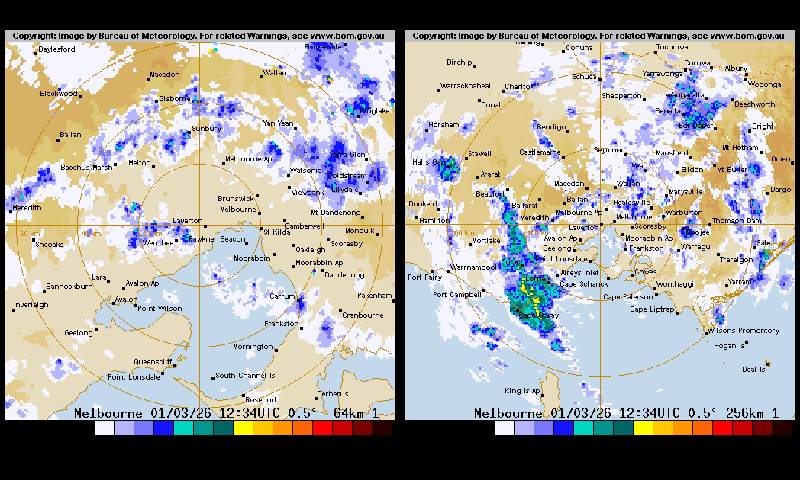
#> input picture bom_radar.gif, 800 x 480 px
$ python filter_radar_image.py   (older library calls are emulated)
#> lines starting #> are read from the running program, lines starting #| are printed output that depends on the picture
#!/usr/bin/env python
import sys
from PIL import Image, ImageDraw, ImageFont
from datetime import datetime
import pytz

def print_palette_section(title, indices, palette):
    """Prints a formatted section for a list of palette indices."""
    print("\n" + "="*60)
    print(title)
    print("="*60)
    if not indices:
        print("  (No indices found for this group)")
    else:
        for index in indices:
            if (index * 3) < len(palette):
                r, g, b = palette[index*3 : index*3+3]
                color_swatch = f"\x1b[48;2;{r};{g};{b}m  \x1b[0m"
                print(f"  Index {index:3}: ({r:3}, {g:3}, {b:3}) {color_swatch}")
    print("="*60 + "\n")

def get_manual_key_indices(image, coordinates):
    """
    Gets palette indices from a list of manually specified coordinates.
    """
    print("Sampling colors from manually specified coordinates...")
    key_indices = []
    y = coordinates['y']
    for x in coordinates['x']:
        if 0 <= x < image.width and 0 <= y < image.height:
            index = image.getpixel((x, y))
            if index not in key_indices:
                key_indices.append(index)

    print(f"--> Detected radar key colors at indices: {key_indices}")
    return key_indices

def filter_image(input_path="bom_radar.gif", output_path="bom_radar_filtered.gif", timestamp_path="timestamp.txt"):
#> called with input_path = 'bom_radar.gif', output_path = 'bom_radar_filtered.gif', timestamp_path = 'timestamp.txt'
    try:
        image = Image.open(input_path)
#> image is the input picture: PIL image 800x480 P; mean R, G, B 163.8, 161.7, 157.4
    except FileNotFoundError:
        print(f"Error: Input file not found at '{input_path}'")
        sys.exit(1)

    if image.mode != 'P':
        print("Error: Image is not a paletted image (mode 'P').")
        sys.exit(1)

    original_palette = image.getpalette()
#> original_palette = 768 values, max 255 at index 5, min 0 at index 0, mean 12.57
    if not original_palette:
        print("Error: Could not retrieve palette from image.")
        sys.exit(1)

    # --- Manually specified coordinates for the radar key ---
    manual_coords = {
        'y': 428,
        'x': [104, 125, 143, 163, 184, 203, 224, 243, 264, 283, 303, 322, 343, 362, 383]
    }
    key_indices = get_manual_key_indices(image, manual_coords)
#> the loop in get_manual_key_indices, `for x in coordinates['x']:` made 15 passes
#> index on passes 1 to 12: 1, 11, 7, 3, 4, 14, 6, 5, 15, 18, 2, 10
#> after the loop in get_manual_key_indices, `for x in coordinates['x']:`: key_indices = [1, 11, 7, 3, 4, 14, 6, 5, 15, 18, 2, 10, 16, 9, 21]
#| --> Detected radar key colors at indices: [1, 11, 7, 3, 4, 14, 6, 5, 15, 18, 2, 10, 16, 9, 21]

    # --- Print Detected Palettes ---
    print_palette_section("MANUALLY SPECIFIED RADAR KEY PALETTE (Left to Right)", key_indices, original_palette)
#> the loop in print_palette_section, `for index in indices:` made 15 passes
#> (index, r, g, b) on passes 2, 3, 6, 8, 9, 10, 11, 12, 13, 14, 15: (11, 180, 180, 255), (7, 120, 120, 255), (14, 0, 150, 144), (5, 255, 255, 0), (15, 255, 200, 0), (18, 255, 150, 0), (2, 255, 100, 0), (10, 255, 0, 0), (16, 200, 0, 0), (9, 120, 0, 0), (21, 40, 0, 0)
#> (r, g, b) on passes 1, 4, 5, 7: (245, 245, 255), (20, 20, 255), (0, 216, 195), (0, 102, 102)
#|   Index   1: (245, 245, 255) [48;2;245;245;255m  [0m
#|   Index  11: (180, 180, 255) [48;2;180;180;255m  [0m
#|   Index   7: (120, 120, 255) [48;2;120;120;255m  [0m
#|   Index   3: ( 20,  20, 255) [48;2;20;20;255m  [0m
#|   Index   4: (  0, 216, 195) [48;2;0;216;195m  [0m
#|   Index  14: (  0, 150, 144) [48;2;0;150;144m  [0m
#|   Index   6: (  0, 102, 102) [48;2;0;102;102m  [0m
#|   Index   5: (255, 255,   0) [48;2;255;255;0m  [0m
#> (further printed lines are left out)
    print_palette_section("FULL IMAGE PALETTE", list(range(256)), original_palette)
#> the loop in print_palette_section (call 2), `for index in indices:` made 256 passes
#> (r, g, b) on passes 1 to 12: (0, 0, 0), (245, 245, 255), (255, 100, 0), (20, 20, 255), (0, 216, 195), (255, 255, 0), (0, 102, 102), (120, 120, 255), (221, 198, 118), (120, 0, 0), (255, 0, 0), (180, 180, 255)
#|   Index   0: (  0,   0,   0) [48;2;0;0;0m  [0m
#|   Index   1: (245, 245, 255) [48;2;245;245;255m  [0m
#|   Index   2: (255, 100,   0) [48;2;255;100;0m  [0m
#|   Index   3: ( 20,  20, 255) [48;2;20;20;255m  [0m
#|   Index   4: (  0, 216, 195) [48;2;0;216;195m  [0m
#|   Index   5: (255, 255,   0) [48;2;255;255;0m  [0m
#|   Index   6: (  0, 102, 102) [48;2;0;102;102m  [0m
#|   Index   7: (120, 120, 255) [48;2;120;120;255m  [0m
#> (further printed lines are left out)

    # --- --- --- --- --- --- --- --- --- --- --- --- --- --- --- --- --- ---
    # CUSTOMIZE YOUR COLOR MAPPING HERE
    # --- --- --- --- --- --- --- --- --- --- --- --- --- --- --- --- --- ---
    GS_BLACK, GS_DARK_GRAY, GS_MID_GRAY, GS_LIGHT_GRAY, GS_WHITE = (0,0,0), (40,40,40), (100,100,100), (180,180,180), (255,255,255)

    color_index_map = {
        # This inverted gradient maps the heaviest rainfall (right side of the key) to white
        # for maximum contrast on an e-ink display.
        'RADAR_KEY': [GS_BLACK, GS_BLACK, GS_BLACK, GS_BLACK, GS_BLACK, GS_DARK_GRAY, GS_DARK_GRAY, GS_MID_GRAY, GS_MID_GRAY, GS_LIGHT_GRAY, GS_LIGHT_GRAY, GS_WHITE, GS_WHITE, GS_WHITE, GS_WHITE],
        # Example of mapping land/sea by range
        # (1, 20): GS_DARK_GRAY,
    }
    # --- --- --- --- --- --- --- --- --- --- --- --- --- --- --- --- --- ---

    new_palette = original_palette[:]
#> new_palette has the same summary as original_palette

    for key, new_color in color_index_map.items():
        indices_to_map = []
        if key == 'RADAR_KEY':
            if isinstance(new_color, list):
                print(f"Dynamically mapping radar key indices to a list of colors")
                for i, index in enumerate(key_indices):
                    if i < len(new_color) and (index * 3) < len(new_palette):
                        new_palette[index*3 : index*3+3] = new_color[i]
                continue
            else:
                indices_to_map = key_indices
        elif isinstance(key, int):
            indices_to_map = [key]
        elif isinstance(key, tuple) and len(key) == 2:
            indices_to_map = range(key[0], key[1] + 1)

        if indices_to_map:
            print(f"Mapping group '{key}' to {new_color}")
            for index in indices_to_map:
                if (index * 3) < len(new_palette):
                    new_palette[index*3 : index*3+3] = new_color
#> after the loop, new_palette = 768 values, max 255 at index 27, min 0 at index 0, mean 12.02

    image.putpalette(new_palette)
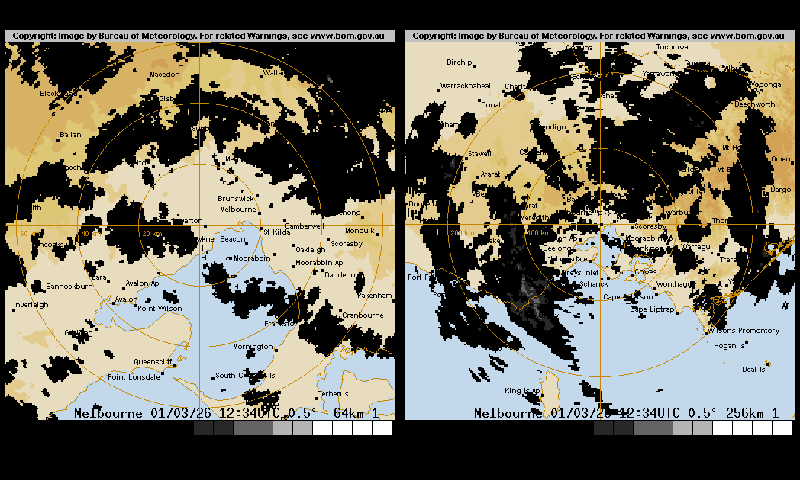
#> image: PIL image 800x480 P; mean R, G, B 110.8, 107.9, 93.9

    # --- Add Text Overlays ---
    draw = ImageDraw.Draw(image)

    # --- Load Timestamp and Convert to Melbourne Time ---
    try:
        with open(timestamp_path, "r") as f:
#> (reads timestamp.txt from the repository)
            utc_timestamp_str = f.read().strip()

        # Parse the timestamp string (e.g., "Mon, 04 Aug 2025 08:44:07 GMT")
        utc_dt = datetime.strptime(utc_timestamp_str, "%a, %d %b %Y %H:%M:%S %Z")
        utc_dt = pytz.utc.localize(utc_dt)

        melbourne_tz = pytz.timezone('Australia/Melbourne')
        melbourne_dt = utc_dt.astimezone(melbourne_tz)

        time_str = melbourne_dt.strftime("%-I:%M %p") # HH:MM AM/PM
    except Exception as e:
        print(f"Could not process timestamp: {e}. Using '??:?? ??'")
        time_str = "??:?? ??"

    # --- Define Font and Positions ---
    try:
        # Using a common system font. This may need adjustment based on the OS.
        font = ImageFont.truetype("Arial.ttf", 24)
    except IOError:
        print("Arial font not found. Using default font.")
        font = ImageFont.load_default()

    # --- Draw Text ---
    # Calculate positions for the text
    image_width = image.width
#> image_width = 800

    # Melbourne Label (Top Center)
    melbourne_text = "Melbourne"
    try:
        # To center the text, we get its bounding box first
        melbourne_bbox = draw.textbbox((0, 0), melbourne_text, font=font)
#> melbourne_bbox = (0, 5, 127, 23)
        melbourne_width = melbourne_bbox[2] - melbourne_bbox[0]
#> melbourne_width = 127
        melbourne_pos = ((image_width - melbourne_width) / 2, 3)
#> melbourne_pos = (336.5, 3)
    except AttributeError:
        # Fallback for older Pillow versions
        melbourne_width, _ = draw.textsize(melbourne_text, font=font)
        melbourne_pos = ((image_width - melbourne_width) / 2, 3)

    # Bottom Labels
    left_label_pos = (150, 445)
    time_pos = (355, 445)
    right_label_pos = (590, 445)

    # Draw all text elements
    draw.text(melbourne_pos, melbourne_text, fill=GS_WHITE, font=font)
    draw.text(left_label_pos, "64km", fill=GS_WHITE, font=font)
    draw.text(time_pos, time_str, fill=GS_WHITE, font=font)
    draw.text(right_label_pos, "256km", fill=GS_WHITE, font=font)

    image.save(output_path)
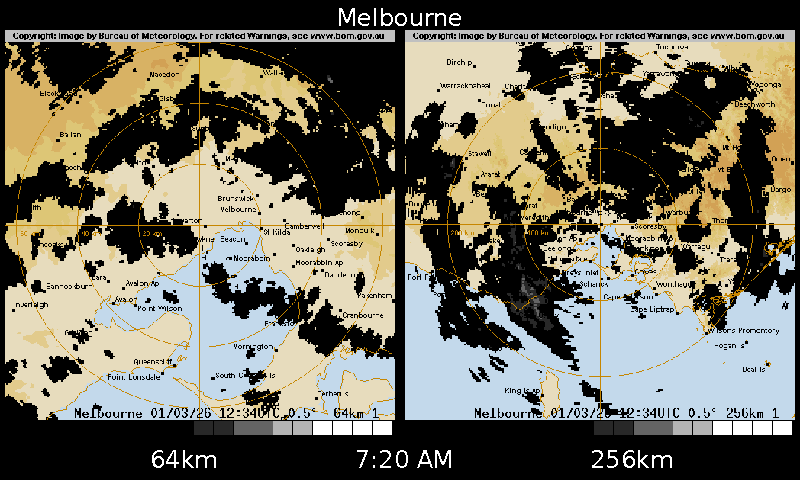
#> saved as bom_radar_filtered.gif: PIL image 800x480 P; mean R, G, B 112, 109.1, 95.1
    print(f"\nSuccessfully created filtered image with text at '{output_path}'")

if __name__ == "__main__":
    filter_image()
